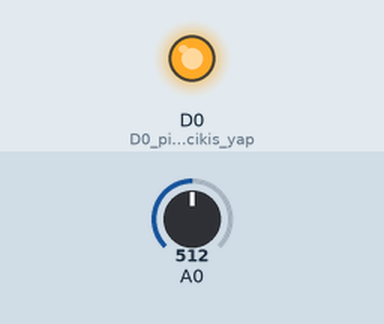
The sketch below on a simulated ESP8266 (NodeMCU). Shown: output pins drawn as LEDs (lit = HIGH). Inputs (shaded band) come from the test bench; at power-on: A0 = 512.

Above: at 1.2 s.
1.3 s: A0 set to 122
At 1.7 s:
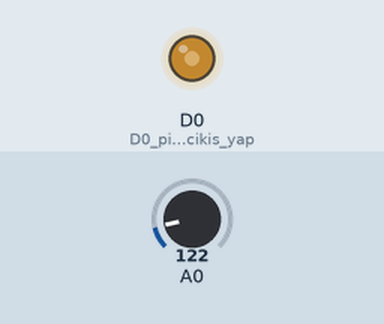
2.8 s: A0 set to 0
At 4.0 s:
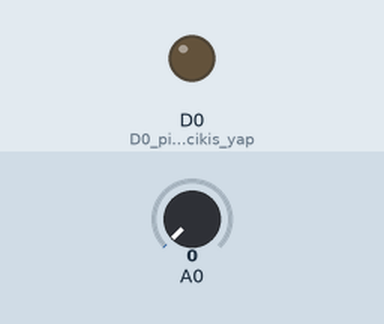
4.3 s: A0 set to 306
At 5.2 s:
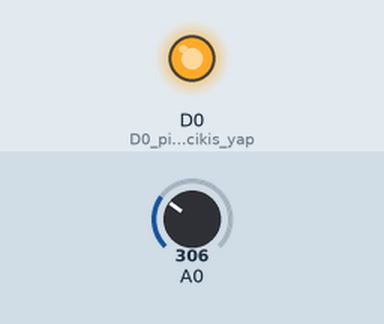
Timing chart, 0 to 7.3 s (numbered marks = the images above; inputs shaded):
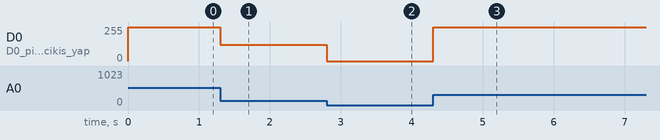

The sketch:

ornek5_ADC_PWM.ino
```cpp
// A0 pininden analog okuma yapan program
// okunan degere gore D0 pinindeki led in
// aydinlik siddetini degistir
//********************************************************
void setup()
{
  pinMode(D0, OUTPUT);    // D0 pinini cikis yap
}
//********************************************************
void loop()
{
  analogWrite(D0,analogRead(A0));   // D0 a PWM sinyali yolla analogwrite ile
}
```

Measured:
- after the input at 1.3 s, D0 (D0_pinini_cikis_yap): 255/255 → 122/255 at once
- after the input at 2.8 s, D0 (D0_pinini_cikis_yap): 122/255 → 0/255 at once
- after the input at 4.3 s, D0 (D0_pinini_cikis_yap): 0/255 → 255/255 at once
